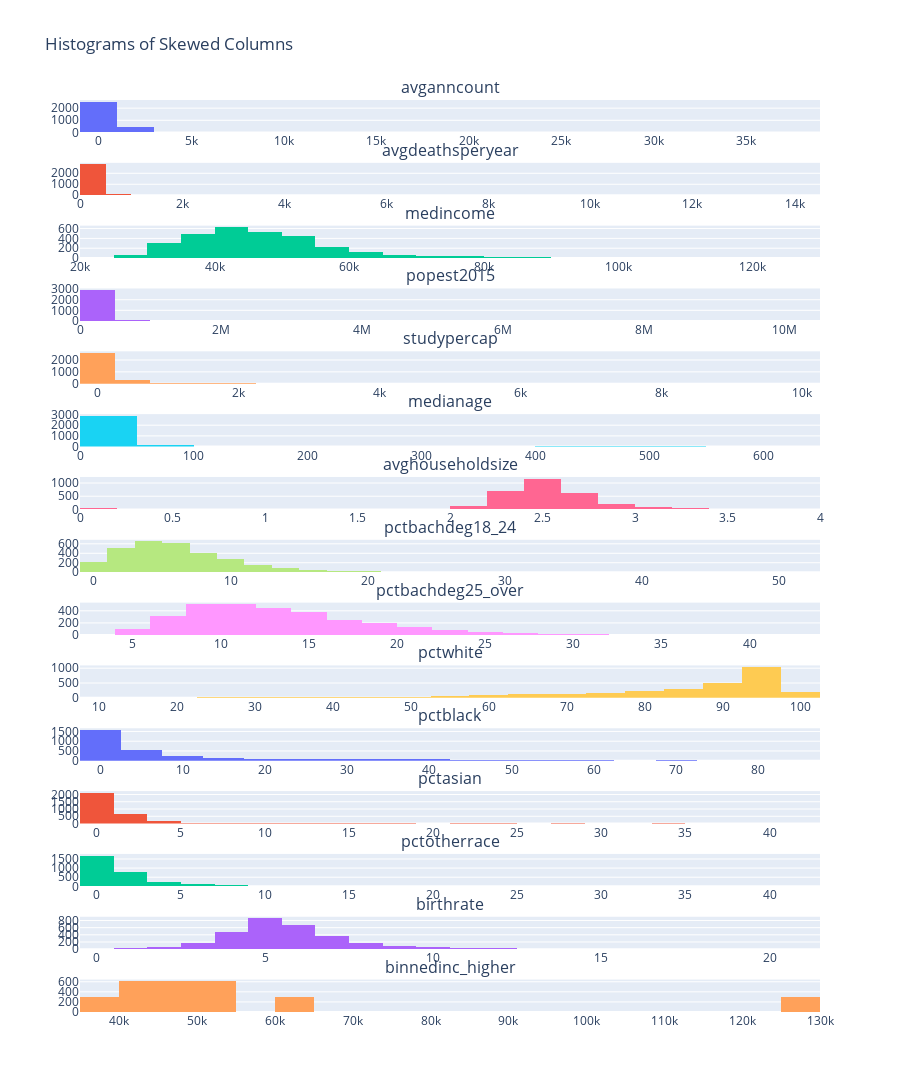

The notebook cell saved with this chart:
### Code cell
visualize_skewed_columns(df, skewed_columns)

### Figure 1 — Plotly figure (JSON) as saved in the notebook; plotly's stock layout.template omitted (floating-point values rounded to 4 significant figures; data arrays with more than 128 entries replaced by an {"elided": "..."} marker saying what was removed)
{"data": [{"name": "avganncount", "nbinsx": 30, "type": "histogram", "x": {"elided": "3042 float values"}, "xaxis": "x", "yaxis": "y"}, {"name": "avgdeathsperyear", "nbinsx": 30, "type": "histogram", "x": {"elided": "3042 int values"}, "xaxis": "x2", "yaxis": "y2"}, {"name": "medincome", "nbinsx": 30, "type": "histogram", "x": {"elided": "3042 int values"}, "xaxis": "x3", "yaxis": "y3"}, {"name": "popest2015", "nbinsx": 30, "type": "histogram", "x": {"elided": "3042 int values"}, "xaxis": "x4", "yaxis": "y4"}, {"name": "studypercap", "nbinsx": 30, "type": "histogram", "x": {"elided": "3042 float values"}, "xaxis": "x5", "yaxis": "y5"}, {"name": "medianage", "nbinsx": 30, "type": "histogram", "x": {"elided": "3042 float values"}, "xaxis": "x6", "yaxis": "y6"}, {"name": "avghouseholdsize", "nbinsx": 30, "type": "histogram", "x": {"elided": "3042 float values"}, "xaxis": "x7", "yaxis": "y7"}, {"name": "pctbachdeg18_24", "nbinsx": 30, "type": "histogram", "x": {"elided": "3042 float values"}, "xaxis": "x8", "yaxis": "y8"}, {"name": "pctbachdeg25_over", "nbinsx": 30, "type": "histogram", "x": {"elided": "3042 float values"}, "xaxis": "x9", "yaxis": "y9"}, {"name": "pctwhite", "nbinsx": 30, "type": "histogram", "x": {"elided": "3042 float values"}, "xaxis": "x10", "yaxis": "y10"}, {"name": "pctblack", "nbinsx": 30, "type": "histogram", "x": {"elided": "3042 float values"}, "xaxis": "x11", "yaxis": "y11"}, {"name": "pctasian", "nbinsx": 30, "type": "histogram", "x": {"elided": "3042 float values"}, "xaxis": "x12", "yaxis": "y12"}, {"name": "pctotherrace", "nbinsx": 30, "type": "histogram", "x": {"elided": "3042 float values"}, "xaxis": "x13", "yaxis": "y13"}, {"name": "birthrate", "nbinsx": 30, "type": "histogram", "x": {"elided": "3042 float values"}, "xaxis": "x14", "yaxis": "y14"}, {"name": "binnedinc_higher", "nbinsx": 30, "type": "histogram", "x": {"elided": "3042 float values"}, "xaxis": "x15", "yaxis": "y15"}], "layout": {"annotations": [{"font": {"size": 16}, "showarrow": false, "text": "avganncount", "x": 0.5, "xanchor": "center", "xref": "paper", "y": 1, "yanchor": "bottom", "yref": "paper"}, {"font": {"size": 16}, "showarrow": false, "text": "avgdeathsperyear", "x": 0.5, "xanchor": "center", "xref": "paper", "y": 0.9311, "yanchor": "bottom", "yref": "paper"}, {"font": {"size": 16}, "showarrow": false, "text": "medincome", "x": 0.5, "xanchor": "center", "xref": "paper", "y": 0.8622, "yanchor": "bottom", "yref": "paper"}, {"font": {"size": 16}, "showarrow": false, "text": "popest2015", "x": 0.5, "xanchor": "center", "xref": "paper", "y": 0.7933, "yanchor": "bottom", "yref": "paper"}, {"font": {"size": 16}, "showarrow": false, "text": "studypercap", "x": 0.5, "xanchor": "center", "xref": "paper", "y": 0.7244, "yanchor": "bottom", "yref": "paper"}, {"font": {"size": 16}, "showarrow": false, "text": "medianage", "x": 0.5, "xanchor": "center", "xref": "paper", "y": 0.6556, "yanchor": "bottom", "yref": "paper"}, {"font": {"size": 16}, "showarrow": false, "text": "avghouseholdsize", "x": 0.5, "xanchor": "center", "xref": "paper", "y": 0.5867, "yanchor": "bottom", "yref": "paper"}, {"font": {"size": 16}, "showarrow": false, "text": "pctbachdeg18_24", "x": 0.5, "xanchor": "center", "xref": "paper", "y": 0.5178, "yanchor": "bottom", "yref": "paper"}, {"font": {"size": 16}, "showarrow": false, "text": "pctbachdeg25_over", "x": 0.5, "xanchor": "center", "xref": "paper", "y": 0.4489, "yanchor": "bottom", "yref": "paper"}, {"font": {"size": 16}, "showarrow": false, "text": "pctwhite", "x": 0.5, "xanchor": "center", "xref": "paper", "y": 0.38, "yanchor": "bottom", "yref": "paper"}, {"font": {"size": 16}, "showarrow": false, "text": "pctblack", "x": 0.5, "xanchor": "center", "xref": "paper", "y": 0.3111, "yanchor": "bottom", "yref": "paper"}, {"font": {"size": 16}, "showarrow": false, "text": "pctasian", "x": 0.5, "xanchor": "center", "xref": "paper", "y": 0.2422, "yanchor": "bottom", "yref": "paper"}, {"font": {"size": 16}, "showarrow": false, "text": "pctotherrace", "x": 0.5, "xanchor": "center", "xref": "paper", "y": 0.1733, "yanchor": "bottom", "yref": "paper"}, {"font": {"size": 16}, "showarrow": false, "text": "birthrate", "x": 0.5, "xanchor": "center", "xref": "paper", "y": 0.1044, "yanchor": "bottom", "yref": "paper"}, {"font": {"size": 16}, "showarrow": false, "text": "binnedinc_higher", "x": 0.5, "xanchor": "center", "xref": "paper", "y": 0.03556, "yanchor": "bottom", "yref": "paper"}], "height": 4500, "showlegend": false, "title": {"text": "Histograms of Skewed Columns"}, "xaxis": {"anchor": "y", "domain": [0, 1]}, "xaxis10": {"anchor": "y10", "domain": [0, 1]}, "xaxis11": {"anchor": "y11", "domain": [0, 1]}, "xaxis12": {"anchor": "y12", "domain": [0, 1]}, "xaxis13": {"anchor": "y13", "domain": [0, 1]}, "xaxis14": {"anchor": "y14", "domain": [0, 1]}, "xaxis15": {"anchor": "y15", "domain": [0, 1]}, "xaxis2": {"anchor": "y2", "domain": [0, 1]}, "xaxis3": {"anchor": "y3", "domain": [0, 1]}, "xaxis4": {"anchor": "y4", "domain": [0, 1]}, "xaxis5": {"anchor": "y5", "domain": [0, 1]}, "xaxis6": {"anchor": "y6", "domain": [0, 1]}, "xaxis7": {"anchor": "y7", "domain": [0, 1]}, "xaxis8": {"anchor": "y8", "domain": [0, 1]}, "xaxis9": {"anchor": "y9", "domain": [0, 1]}, "yaxis": {"anchor": "x", "domain": [0.9644, 1]}, "yaxis10": {"anchor": "x10", "domain": [0.3444, 0.38]}, "yaxis11": {"anchor": "x11", "domain": [0.2756, 0.3111]}, "yaxis12": {"anchor": "x12", "domain": [0.2067, 0.2422]}, "yaxis13": {"anchor": "x13", "domain": [0.1378, 0.1733]}, "yaxis14": {"anchor": "x14", "domain": [0.06889, 0.1044]}, "yaxis15": {"anchor": "x15", "domain": [0, 0.03556]}, "yaxis2": {"anchor": "x2", "domain": [0.8956, 0.9311]}, "yaxis3": {"anchor": "x3", "domain": [0.8267, 0.8622]}, "yaxis4": {"anchor": "x4", "domain": [0.7578, 0.7933]}, "yaxis5": {"anchor": "x5", "domain": [0.6889, 0.7244]}, "yaxis6": {"anchor": "x6", "domain": [0.62, 0.6556]}, "yaxis7": {"anchor": "x7", "domain": [0.5511, 0.5867]}, "yaxis8": {"anchor": "x8", "domain": [0.4822, 0.5178]}, "yaxis9": {"anchor": "x9", "domain": [0.4133, 0.4489]}}}
